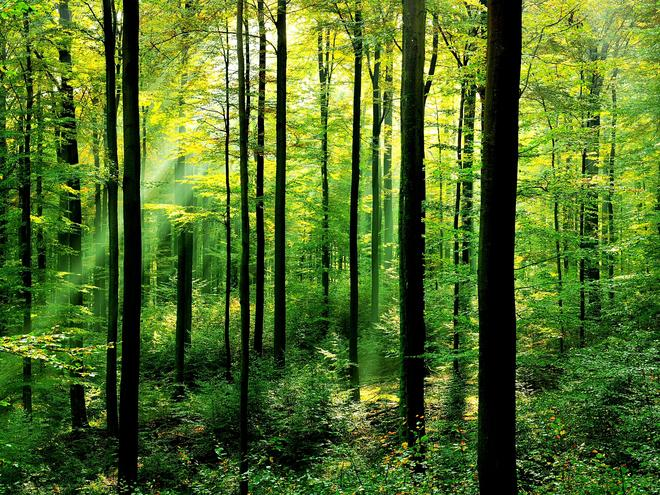
#> input picture samples/test_forest.jpg, 660 x 495 px
$ python radon_transform.py   (older library calls are emulated)
#> lines starting #> are read from the running program, lines starting #| are printed output that depends on the picture
#> in _test_radon_transform, image is the input picture: shape (495, 660, 3); mean B, G, R 39, 109.1, 80.6
#!/usr/bin/env python2.7

""" Extracts the radon transform features from the drone.
"""

import traceback
import numpy as np
import cv2
from skimage.io import imread
from skimage import data_dir
from skimage.transform import radon, rescale


class RadonTransform(object):
    """ Extracts radon transform features.
    """
    def __init__(self, image):
        self.theta = np.linspace(0.0, 180.0, max(image.shape), endpoint=False)
#> self.theta = 660 values from 0 to 179.7

    def extract(self, image):
        """ Applies the radon transform to the image.
        """
        gray = cv2.cvtColor(image, cv2.COLOR_BGR2GRAY)
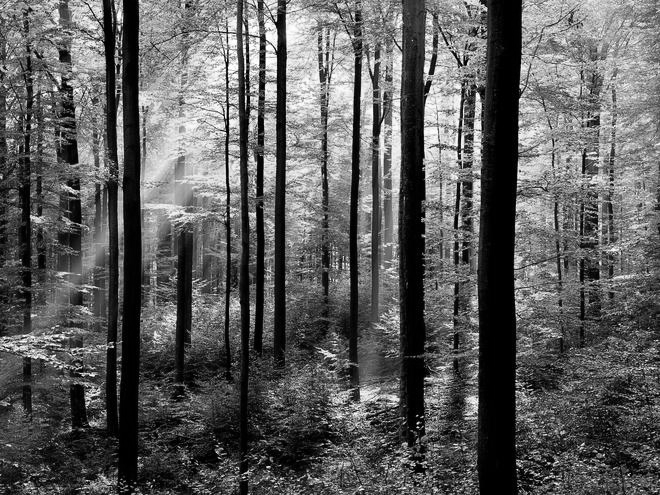
#> gray: shape (495, 660); min 0, max 255, mean 92.6
        try:
            sinogram = radon(gray, theta=self.theta, circle=False)
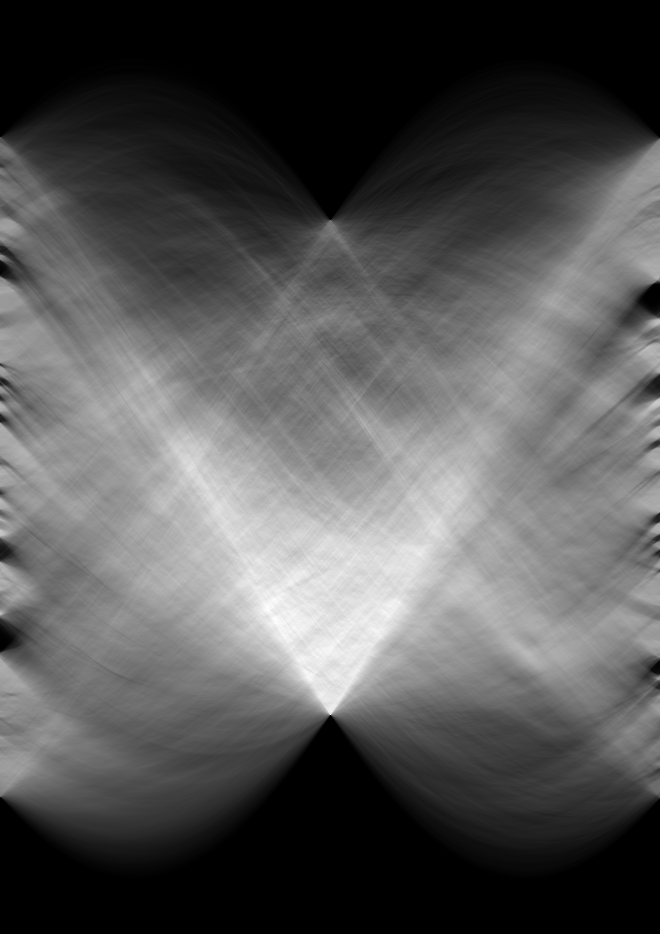
#> sinogram: shape (934, 660) float64; min 0, max 375, mean 127; drawn with min black and max white
        except:
            print(traceback.format_exc())
        return sinogram

    @staticmethod
    def get_features(sinogram):
        """ Computes features from the sinogram found by the radon transform
            extractor.
        """
        # Descritize the matrix into 15 by 15 bins.


def _test_radon_transform():
    pdb.set_trace()
    test_filename = './../../samples/test_forest.jpg'

    image = cv2.imread(test_filename, cv2.CV_LOAD_IMAGE_COLOR)
    radon_transform = RadonTransform(image)
    sinogram = radon_transform.extract(image)


if __name__ == '__main__':
    import pdb
    _test_radon_transform()
